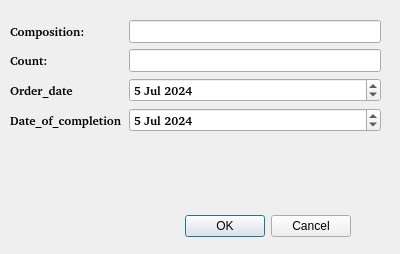
<?xml version="1.0" encoding="UTF-8"?>
<ui version="4.0">
 <class>Insert_form</class>
 <widget class="QDialog" name="Insert_form">
  <property name="geometry">
   <rect>
    <x>0</x>
    <y>0</y>
    <width>400</width>
    <height>254</height>
   </rect>
  </property>
  <property name="windowTitle">
   <string>Dialog</string>
  </property>
  <widget class="QDialogButtonBox" name="buttonBox">
   <property name="geometry">
    <rect>
     <x>50</x>
     <y>210</y>
     <width>301</width>
     <height>32</height>
    </rect>
   </property>
   <property name="orientation">
    <enum>Qt::Horizontal</enum>
   </property>
   <property name="standardButtons">
    <set>QDialogButtonBox::Cancel|QDialogButtonBox::Ok</set>
   </property>
  </widget>
  <widget class="QWidget" name="formLayoutWidget">
   <property name="geometry">
    <rect>
     <x>10</x>
     <y>20</y>
     <width>371</width>
     <height>178</height>
    </rect>
   </property>
   <property name="font">
    <font>
     <family>URW Gothic [urw]</family>
     <weight>75</weight>
     <bold>true</bold>
    </font>
   </property>
   <layout class="QFormLayout" name="formLayout">
    <item row="0" column="0">
     <widget class="QLabel" name="label_2">
      <property name="font">
       <font>
        <family>URW Gothic [urw]</family>
        <weight>75</weight>
        <bold>true</bold>
       </font>
      </property>
      <property name="text">
       <string>Composition:</string>
      </property>
     </widget>
    </item>
    <item row="0" column="1">
     <widget class="QLineEdit" name="Composition">
      <property name="font">
       <font>
        <family>URW Gothic [urw]</family>
        <weight>75</weight>
        <bold>true</bold>
       </font>
      </property>
     </widget>
    </item>
    <item row="1" column="0">
     <widget class="QLabel" name="label_3">
      <property name="font">
       <font>
        <family>URW Gothic [urw]</family>
        <weight>75</weight>
        <bold>true</bold>
       </font>
      </property>
      <property name="text">
       <string>Count:</string>
      </property>
     </widget>
    </item>
    <item row="1" column="1">
     <widget class="QLineEdit" name="Count">
      <property name="font">
       <font>
        <family>URW Gothic [urw]</family>
        <weight>75</weight>
        <bold>true</bold>
       </font>
      </property>
     </widget>
    </item>
    <item row="2" column="0">
     <widget class="QLabel" name="label_4">
      <property name="font">
       <font>
        <family>URW Gothic [urw]</family>
        <weight>75</weight>
        <bold>true</bold>
       </font>
      </property>
      <property name="text">
       <string>Order_date</string>
      </property>
     </widget>
    </item>
    <item row="2" column="1">
     <widget class="QDateEdit" name="dateEdit">
      <property name="font">
       <font>
        <family>URW Gothic [urw]</family>
        <weight>75</weight>
        <bold>true</bold>
       </font>
      </property>
      <property name="dateTime">
       <datetime>
        <hour>0</hour>
        <minute>0</minute>
        <second>0</second>
        <year>2024</year>
        <month>7</month>
        <day>5</day>
       </datetime>
      </property>
      <property name="maximumDateTime">
       <datetime>
        <hour>23</hour>
        <minute>59</minute>
        <second>59</second>
        <year>2024</year>
        <month>12</month>
        <day>31</day>
       </datetime>
      </property>
      <property name="minimumDateTime">
       <datetime>
        <hour>0</hour>
        <minute>0</minute>
        <second>0</second>
        <year>2024</year>
        <month>1</month>
        <day>1</day>
       </datetime>
      </property>
     </widget>
    </item>
    <item row="3" column="0">
     <widget class="QLabel" name="label_5">
      <property name="font">
       <font>
        <family>URW Gothic [urw]</family>
        <weight>75</weight>
        <bold>true</bold>
       </font>
      </property>
      <property name="text">
       <string>Date_of_completion</string>
      </property>
     </widget>
    </item>
    <item row="3" column="1">
     <widget class="QDateEdit" name="dateEdit_2">
      <property name="font">
       <font>
        <family>URW Gothic [urw]</family>
        <weight>75</weight>
        <bold>true</bold>
       </font>
      </property>
      <property name="dateTime">
       <datetime>
        <hour>0</hour>
        <minute>0</minute>
        <second>0</second>
        <year>2024</year>
        <month>7</month>
        <day>5</day>
       </datetime>
      </property>
      <property name="maximumDate">
       <date>
        <year>2024</year>
        <month>12</month>
        <day>31</day>
       </date>
      </property>
      <property name="minimumDate">
       <date>
        <year>2024</year>
        <month>1</month>
        <day>1</day>
       </date>
      </property>
     </widget>
    </item>
   </layout>
  </widget>
 </widget>
 <resources/>
 <connections>
  <connection>
   <sender>buttonBox</sender>
   <signal>rejected()</signal>
   <receiver>Insert_form</receiver>
   <slot>reject()</slot>
   <hints>
    <hint type="sourcelabel">
     <x>316</x>
     <y>260</y>
    </hint>
    <hint type="destinationlabel">
     <x>286</x>
     <y>274</y>
    </hint>
   </hints>
  </connection>
  <connection>
   <sender>buttonBox</sender>
   <signal>accepted()</signal>
   <receiver>Insert_form</receiver>
   <slot>accept()</slot>
   <hints>
    <hint type="sourcelabel">
     <x>248</x>
     <y>254</y>
    </hint>
    <hint type="destinationlabel">
     <x>157</x>
     <y>274</y>
    </hint>
   </hints>
  </connection>
 </connections>
</ui>
